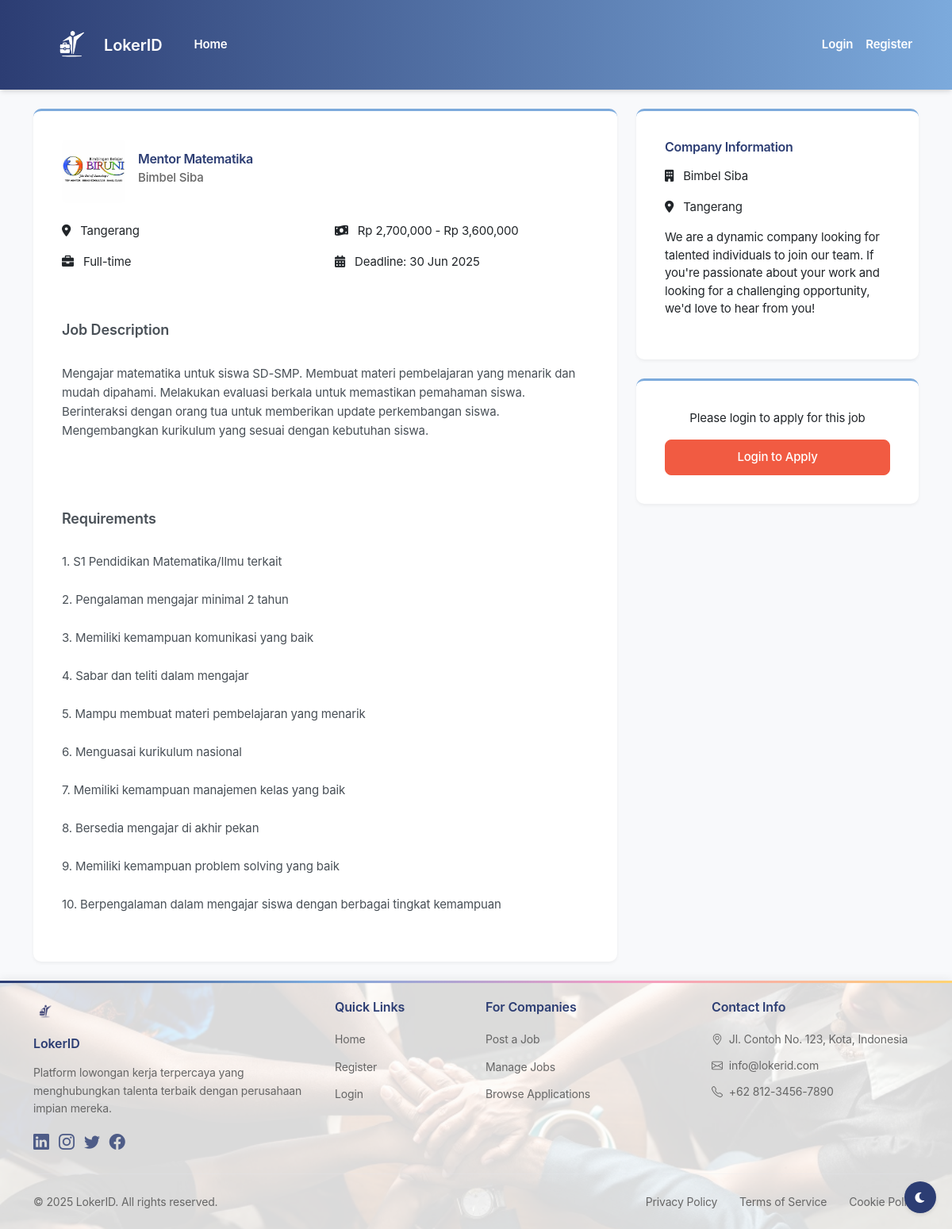
Page /job-detail.php?id=1 on the committed database.
### tables this page shows
CREATE TABLE job_listings (
    id INT PRIMARY KEY AUTO_INCREMENT,
    company_id INT NOT NULL,
    category_id INT NOT NULL,
    title VARCHAR(255) NOT NULL,
    job_type ENUM('Full-time', 'Part-time', 'Remote', 'Freelance') NOT NULL,
    salary_min DECIMAL(12,2),
    salary_max DECIMAL(12,2),
    location TEXT,
    description TEXT NOT NULL,
    requirements TEXT NOT NULL,
    deadline_date DATE NOT NULL,
    created_at TIMESTAMP DEFAULT CURRENT_TIMESTAMP,
    FOREIGN KEY (company_id) REFERENCES companies(id),
    FOREIGN KEY (category_id) REFERENCES job_categories(id)
);

CREATE TABLE companies (
    id INT PRIMARY KEY AUTO_INCREMENT,
    user_id INT NOT NULL,
    company_name VARCHAR(255) NOT NULL,
    logo_path VARCHAR(255),
    location TEXT,
    FOREIGN KEY (user_id) REFERENCES users(id)
);

### job-detail.php (the view, shortened to what this page needs)
<?php
require_once 'config/database.php';
$job_id = isset($_GET['id']) ? $_GET['id'] : null;
$stmt = $conn->prepare("
    SELECT
        j.*,
        c.company_name,
        c.logo_path,
        c.location as company_location,
        cat.name as category_name
    FROM job_listings j
    JOIN companies c ON j.company_id = c.id
    JOIN job_categories cat ON j.category_id = cat.id
    WHERE j.id = :job_id
");
$stmt->bindParam(':job_id', $job_id);
$stmt->execute();
$job = $stmt->fetch(PDO::FETCH_ASSOC);
?>
<!DOCTYPE html>
<html lang="en">
<head>
    <link href="https://cdn.jsdelivr.net/npm/bootstrap@5.3.0/dist/css/bootstrap.min.css" rel="stylesheet">
    <link rel="stylesheet" href="https://cdn.jsdelivr.net/npm/bootstrap-icons@1.11.3/font/bootstrap-icons.min.css">
    <link rel="stylesheet" href="https://cdnjs.cloudflare.com/ajax/libs/font-awesome/6.0.0/css/all.min.css">
    <link rel="stylesheet" href="assets/css/style.css">
</head>
<body>
    <?php include 'components/navbar.php'; ?>
    <div class="container mt-4">
        <div class="row">
            <div class="col-md-8">
                <div class="card mb-4">
                    <div class="card-body">
                        <div class="d-flex align-items-center mb-4">
                            <img src="<?php echo htmlspecialchars($job['logo_path']); ?>" alt="Company Logo" class="company-logo me-3" style="width: 80px; height: 80px; object-fit: contain;">
                            <div>
                                <h2 class="card-title mb-1"><?php echo htmlspecialchars($job['title']); ?></h2>
                                <h5 class="company-name text-muted"><?php echo htmlspecialchars($job['company_name']); ?></h5>
                            </div>
                        </div>
                        <div class="job-meta mb-4">
                            <div class="row">
                                <div class="col-md-6">
                                    <p><i class="fas fa-map-marker-alt me-2"></i> <?php echo htmlspecialchars($job['location']); ?></p>
                                    <p><i class="fas fa-briefcase me-2"></i> <?php echo htmlspecialchars($job['job_type']); ?></p>
                                </div>
                                <div class="col-md-6">
                                    <p><i class="fas fa-money-bill-wave me-2"></i> Rp <?php echo number_format($job['salary_min']); ?> - Rp <?php echo number_format($job['salary_max']); ?></p>
                                    <p><i class="fas fa-calendar-alt me-2"></i> Deadline: <?php echo date('d M Y', strtotime($job['deadline_date'])); ?></p>
                                </div>
                            </div>
                        </div>
                        <div class="job-description mb-4">
                            <h4>Job Description</h4>
                            <p><?php echo nl2br(htmlspecialchars($job['description'])); ?></p>
                        </div>
                        <div class="job-requirements mb-4">
                            <h4>Requirements</h4>
                            <?php echo nl2br(htmlspecialchars($job['requirements'])); ?>
                        </div>
                    </div>
                </div>
            </div>
            <div class="col-md-4">
                <div class="card mb-4">
                    <div class="card-body">
                        <h4 class="card-title mb-3">Company Information</h4>
                        <p><i class="fas fa-building me-2"></i> <?php echo htmlspecialchars($job['company_name']); ?></p>
                        <p><i class="fas fa-map-marker-alt me-2"></i> <?php echo htmlspecialchars($job['company_location']); ?></p>
                        <div class="company-description mt-3">
                            <p>We are a dynamic company looking for talented individuals to join our team. If you're passionate about your work and looking for a challenging opportunity, we'd love to hear from you!</p>
                        </div>
                    </div>
                </div>
                <?php if (isset($_SESSION['user_id']) && $_SESSION['user_role'] == 'job_seeker'): ?>
                    <div class="card">
                        <div class="card-body">
                            <a href="apply.php?id=<?php echo $job['id']; ?>" class="btn btn-primary btn-lg w-100">
                                Apply Now
                            </a>
                        </div>
                    </div>
                <?php elseif (!isset($_SESSION['user_id'])): ?>
                    <div class="card">
                        <div class="card-body">
                            <p class="text-center mb-3">Please login to apply for this job</p>
                            <a href="login.php" class="btn btn-primary btn-lg w-100">
                                Login to Apply
                            </a>
                        </div>
                    </div>
                <?php endif; ?>
            </div>
        </div>
    </div>
    <?php include 'components/footer.php'; ?>
    <button class="theme-toggle" id="themeToggle" title="Toggle Dark/Light Mode">
        <i class="fas fa-moon"></i>
    </button>
</body>
</html>

### assets/css/style.css (style rules this page uses)
:root { --primary: #2C3D73; --secondary: #7CAADC; --accent: #F49CC4; --highlight: #FFD372; --action: #F15B42; --light-bg: #F8F9FB; --border-color: #E2E8F0; --text-primary: #2C3D73; --text-secondary: #666666; --white: #FFFFFF; --card-bg: #FFFFFF; --body-bg: #F8F9FB; --navbar-bg: linear-gradient(to right, var(--primary), var(--secondary)); --shadow-color: rgba(0, 0, 0, 0.1); }
:root { --font-primary: -apple-system, BlinkMacSystemFont, "SF Pro Text", "Segoe UI", Roboto, "Helvetica Neue", Arial, sans-serif; --fs-base: 0.9375rem; --fs-sm: 0.875rem; --fs-lg: 1rem; --fs-xl: 1.125rem; --fs-2xl: 1.25rem; --lh-base: 1.5; --lh-tight: 1.25; }
body { transition: background-color 0.3s ease, color 0.3s ease; background-color: var(--body-bg); color: var(--text-primary); font-family: var(--font-primary); font-weight: 400; font-size: var(--fs-base); line-height: var(--lh-base); letter-spacing: -0.01em; min-height: 100vh; -webkit-font-smoothing: antialiased; -moz-osx-font-smoothing: grayscale; }
* { font-family: inherit; box-sizing: border-box; }
.company-logo { width: 50px; height: 50px; object-fit: cover; border-radius: 8px; }
.card { transition: transform 0.2s ease-in-out; background-color: var(--card-bg); border-color: var(--border-color); box-shadow: 0 2px 4px var(--shadow-color); }
.btn { font-weight: 500; padding: 0.625rem 1.25rem; border-radius: 8px; transition: all 0.2s ease; font-size: var(--fs-base); }
.btn-primary { background-color: var(--action); border-color: var(--action); color: var(--white); }
.card { border: none; background-color: var(--white); border-radius: 10px; box-shadow: 0 2px 4px rgba(0, 0, 0, 0.05); padding: 1.25rem; margin-bottom: 1rem; border-top: 3px solid var(--secondary); }
.card-title { font-weight: 600; font-size: var(--fs-lg); color: var(--text-primary); margin-bottom: 0.75rem; letter-spacing: -0.02em; }
.job-description, .job-requirements { white-space: pre-line; color: #495057; line-height: 1.6; }
.company-name { font-size: var(--fs-base); font-weight: 500; }
.btn { font-size: var(--fs-base); font-weight: 500; }
h2, .h2 { font-size: calc(var(--fs-2xl) * 1.25); font-weight: 700; }
h4, .h4 { font-size: var(--fs-xl); font-weight: 600; }
h5, .h5 { font-size: var(--fs-lg); font-weight: 600; }
.text-muted { color: var(--text-secondary) !important; }
.theme-toggle { position: fixed; bottom: 20px; right: 20px; z-index: 1000; background: var(--primary); color: var(--white); border: none; border-radius: 50%; width: 40px; height: 40px; display: flex; align-items: center; justify-content: center; cursor: pointer; box-shadow: 0 2px 5px var(--shadow-color); transition: all 0.3s ease; }

### rows in the picture
job_listings: company.logo_path (picture), title "Mentor Matematika", company.company_name "Bimbel Siba", location "Tangerang", job_type "Full-time", salary_min "2,700,000", salary_max "3,600,000", deadline_date "30 Jun 2025", description "Mengajar matematika untuk siswa SD-SMP. Membuat materi pembelajaran yang menarik dan mudah dipahami. Melakukan evaluasi berkala untuk memastikan pemahaman siswa. Berinteraksi dengan orang tua untuk memberikan update perkembangan siswa. Mengembangkan kurikulum yang sesuai dengan kebutuhan siswa.", requirements "1. S1 Pendidikan Matematika/Ilmu terkait 2. Pengalaman mengajar minimal 2 tahun 3. Memiliki kemampuan komunikasi yang baik 4. Sabar dan teliti dalam mengajar 5. Mampu membuat materi pembelajaran yang menarik 6. Menguasai kurikulum nasional 7. Memiliki kemampuan manajemen kelas yang baik 8. Bersedia mengajar di akhir pekan 9. Memiliki kemampuan problem solving yang baik 10. Berpengalaman dalam mengajar siswa dengan berbagai tingkat kemampuan", company.location "Tangerang"
